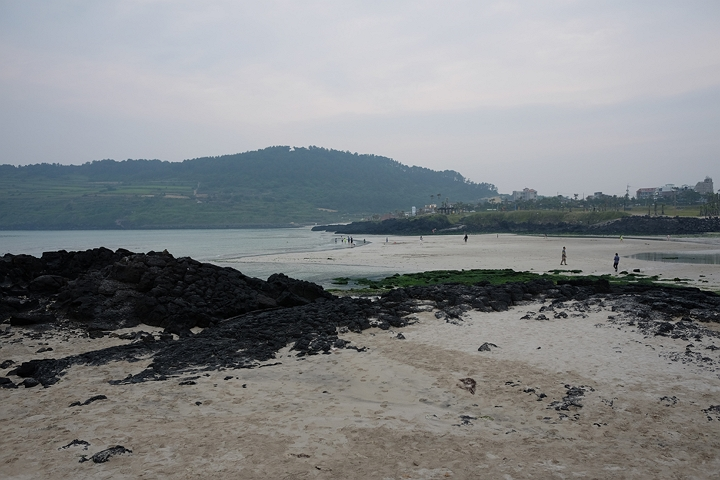
#> input picture 0326/img2.jpg, 720 x 480 px
$ python 0326-4.py
#> lines starting #> are read from the running program, lines starting #| are printed output that depends on the picture; after the words box and inside, x2 and y2 are one past the last pixel; in counts of white or black regions, pixels touching at a corner belong together
import cv2 as cv
import numpy as np
import matplotlib.pyplot as plt
import os

base_dir = os.path.dirname(os.path.abspath(__file__))
# 요구사항: 0326-3의 연장선, img2.jpg와 img3.jpg 사용
img1_path = os.path.join(base_dir, 'img2.jpg')
img2_path = os.path.join(base_dir, 'img3.jpg')

img1 = cv.imread(img1_path)
#> img1 is the input picture: shape (480, 720, 3); mean B, G, R 134.4, 132.3, 129.6
img2 = cv.imread(img2_path)
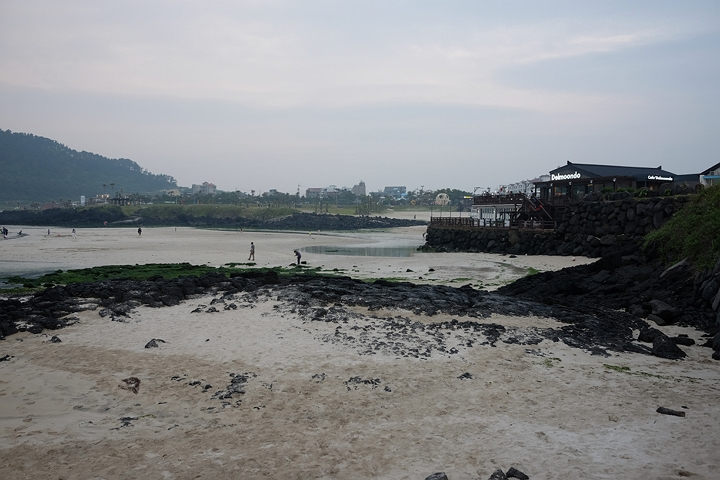
#> input picture 0326/img3.jpg, 720 x 480 px
#> img2 is the input picture: shape (480, 720, 3); mean B, G, R 135, 133.3, 131.4

if img1 is None or img2 is None:
    print("이미지를 불러올 수 없습니다.")
    exit(1)

img1_rgb = cv.cvtColor(img1, cv.COLOR_BGR2RGB)
img2_rgb = cv.cvtColor(img2, cv.COLOR_BGR2RGB)
img1_gray = cv.cvtColor(img1, cv.COLOR_BGR2GRAY)
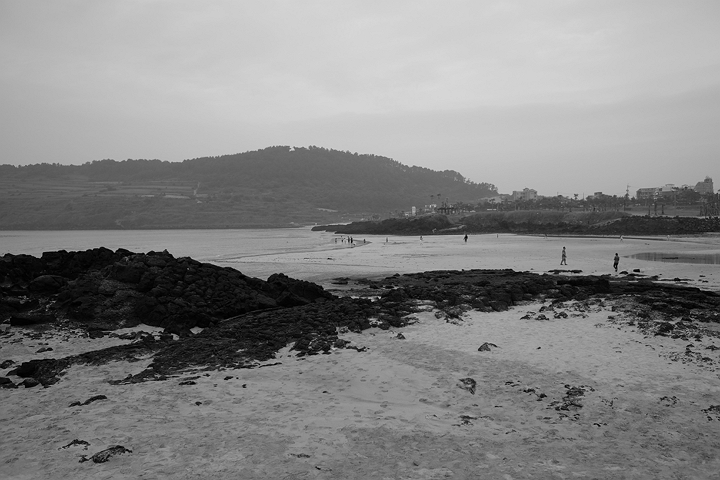
#> img1_gray: shape (480, 720); min 0, max 218, mean 131.7
img2_gray = cv.cvtColor(img2, cv.COLOR_BGR2GRAY)

# SIFT 객체 생성 및 특징점 검출
sift = cv.SIFT_create()
kp1, des1 = sift.detectAndCompute(img1_gray, None)
#> kp1 = 965 keypoints; strongest (x, y, size): (466, 237, 2), (638, 270, 2.3), (635, 270, 1.9), (244, 386, 2.5)
kp2, des2 = sift.detectAndCompute(img2_gray, None)
#> kp2 = 1189 keypoints; strongest (x, y, size): (652, 177, 2.2), (657, 178, 2), (660, 178, 2.2), (408, 270, 2.3)

# BFMatcher 및 knnMatch 적용
bf = cv.BFMatcher(cv.NORM_L2)
matches = bf.knnMatch(des1, des2, k=2)
#> matches = 965 matches

# Ratio Test로 좋은 매칭점 선별
good_matches = []
for m, n in matches:
    if m.distance < 0.7 * n.distance:
        good_matches.append(m)
#> after the loop, good_matches = 248 matches

if len(good_matches) < 4:
    print("충분한 매칭점이 없습니다.")
    exit(1)

# 호모그래피 좌표 계산
src_pts = np.float32([kp1[m.queryIdx].pt for m in good_matches]).reshape(-1, 1, 2)
#> src_pts = 248 rows, first 8: [21.88, 156], [78.33, 162.1], [149.1, 157], [243.9, 385.9], [355.8, 153.5], [368.3, 321.4], [368.6, 242.3], [369.3, 326.5]
dst_pts = np.float32([kp2[m.trainIdx].pt for m in good_matches]).reshape(-1, 1, 2)
#> dst_pts = 248 rows, first 8: [15.82, 128], [110.1, 155.8], [26.64, 131], [125.9, 420.9], [8.28, 131], [15.08, 325.3], [25.08, 234.6], [16.31, 331]

# 파노라마 합성 (음수 좌표 방지를 위해 img2를 img1 좌표계로 변환)
H, mask = cv.findHomography(dst_pts, src_pts, cv.RANSAC, 5.0)
#> H = [[0.471, 0.033, 340], [-0.18, 0.833, 43.97], [-0.000716, -5.36e-05, 1]]; mask = 248 values, max 1 at index 4, min 0 at index 0, mean 0.968

h1, w1 = img1.shape[:2]
#> h1 = 480; w1 = 720
h2, w2 = img2.shape[:2]
#> h2 = 480; w2 = 720

result_w = w1 + w2
#> result_w = 1440
result_h = max(h1, h2)
#> result_h = 480

# 1. 오른쪽 이미지(img2)를 원근 변환
warped_img2 = cv.warpPerspective(img2_rgb, H, (result_w, result_h))

# 2. 왼쪽 이미지(img1)를 배치할 캔버스 생성
warped_img1 = np.zeros((result_h, result_w, 3), dtype=np.uint8)
warped_img1[0:h1, 0:w1] = img1_rgb

# 🌟 심화 경계 지우기 알고리즘 (Distance Transform 기반 Feathering Blending) 🌟
# 단순 평균이 아닌, 사진 중심부에 가까울수록 가중치를 더 주는 그라데이션 방식 도입
mask1_gray = cv.cvtColor(warped_img1, cv.COLOR_RGB2GRAY)
mask2_gray = cv.cvtColor(warped_img2, cv.COLOR_RGB2GRAY)

mask1 = (mask1_gray > 0).astype(np.uint8)
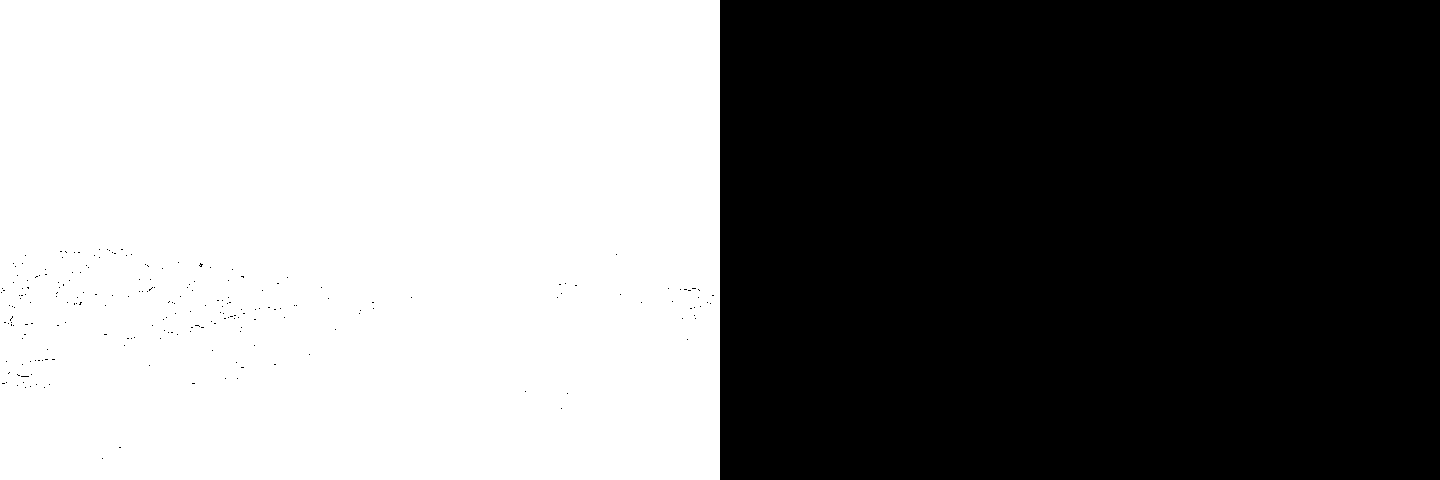
#> mask1: shape (480, 1440); values 0 (black) and 1 (white), 50% white; 1 white region, box (x1, y1, x2, y2) and area: (0, 0, 720, 480) 345276
mask2 = (mask2_gray > 0).astype(np.uint8)
#> mask2: shape (480, 1440); values 0 (black) and 1 (white), 74.5% white; 50 black regions (47 under 20 px), largest, box (x1, y1, x2, y2) and area: (0, 0, 547, 480) 174928, (1425, 0, 1440, 110) 845, (1321, 372, 1342, 377) 31

# 이미지의 가장자리에서부터 안쪽으로 거리를 측정 (경계는 0, 안쪽은 값이 커짐)
dist1 = cv.distanceTransform(mask1, cv.DIST_L2, 5)
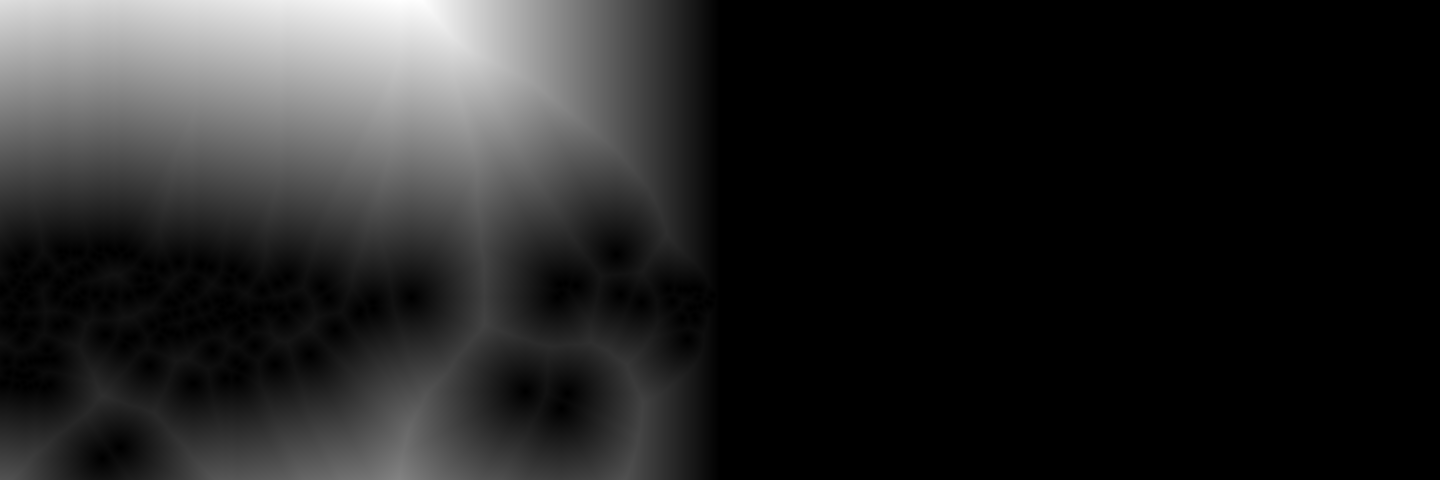
#> dist1: shape (480, 1440) float32; min 0, max 299.2, mean 43; drawn with min black and max white
dist2 = cv.distanceTransform(mask2, cv.DIST_L2, 5)

dist_sum = dist1 + dist2
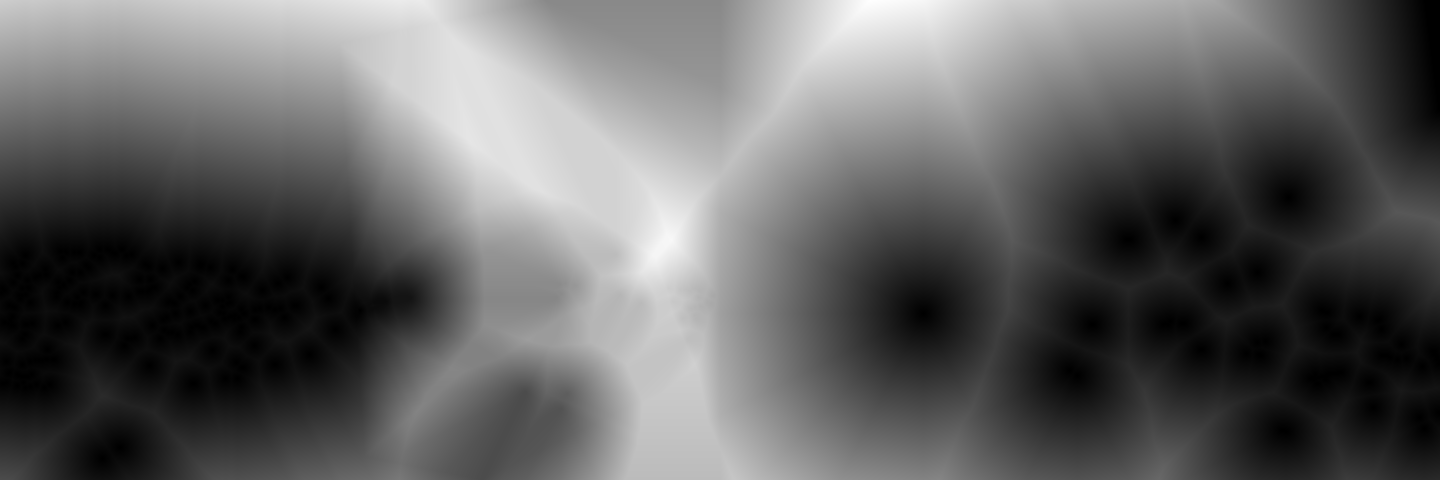
#> dist_sum: shape (480, 1440) float32; min 0, max 323.4, mean 125.7; drawn with min black and max white
dist_sum[dist_sum == 0] = 1e-6 # 0 나누기 방지
#> dist_sum: shape (480, 1440) float32; 0.19% of pixels changed, all inside (x1, y1, x2, y2) = (1, 0, 1440, 459)

# 픽셀마다 투명도(가중치) 비율 맵 생성: 경계에서 서서히 0.0 ~ 1.0으로 변환됨
alpha1 = dist1 / dist_sum
alpha2 = dist2 / dist_sum
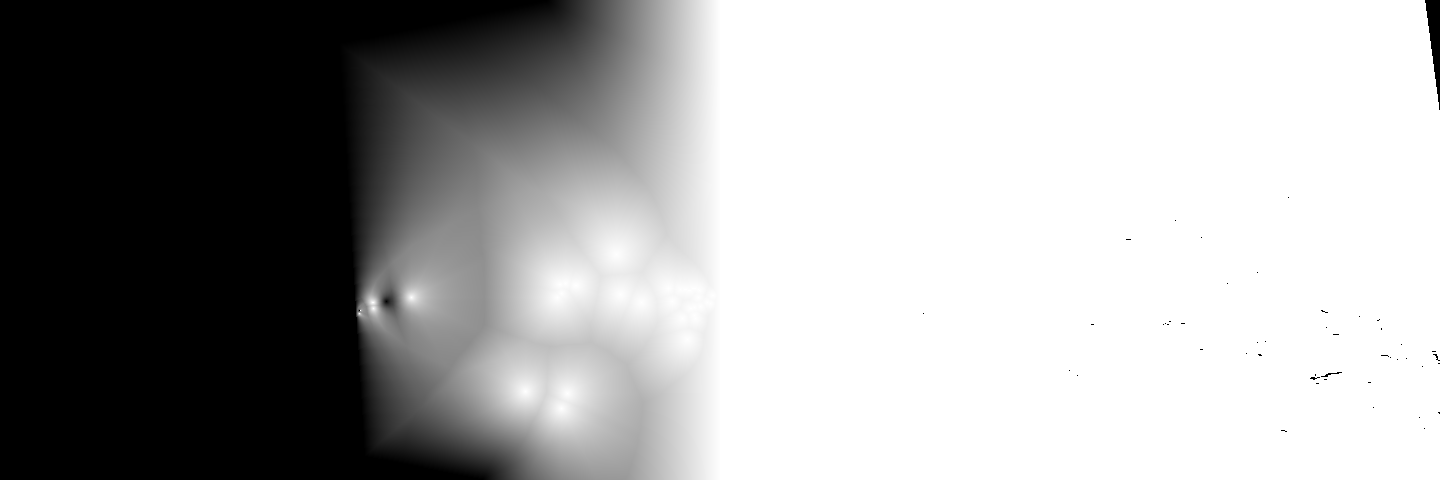
#> alpha2: shape (480, 1440) float32; min 0, max 1, mean 0.641

# 3채널(RGB) 컬러 영상과 곱하기 위해 축 늘리기
alpha1 = cv.merge([alpha1, alpha1, alpha1])
#> alpha1: shape (480, 1440, 3) float32
alpha2 = cv.merge([alpha2, alpha2, alpha2])
#> alpha2: shape (480, 1440, 3) float32

# 최종 점진적 크로스-블렌딩
blended_img = (warped_img1.astype(np.float32) * alpha1 + warped_img2.astype(np.float32) * alpha2).astype(np.uint8)
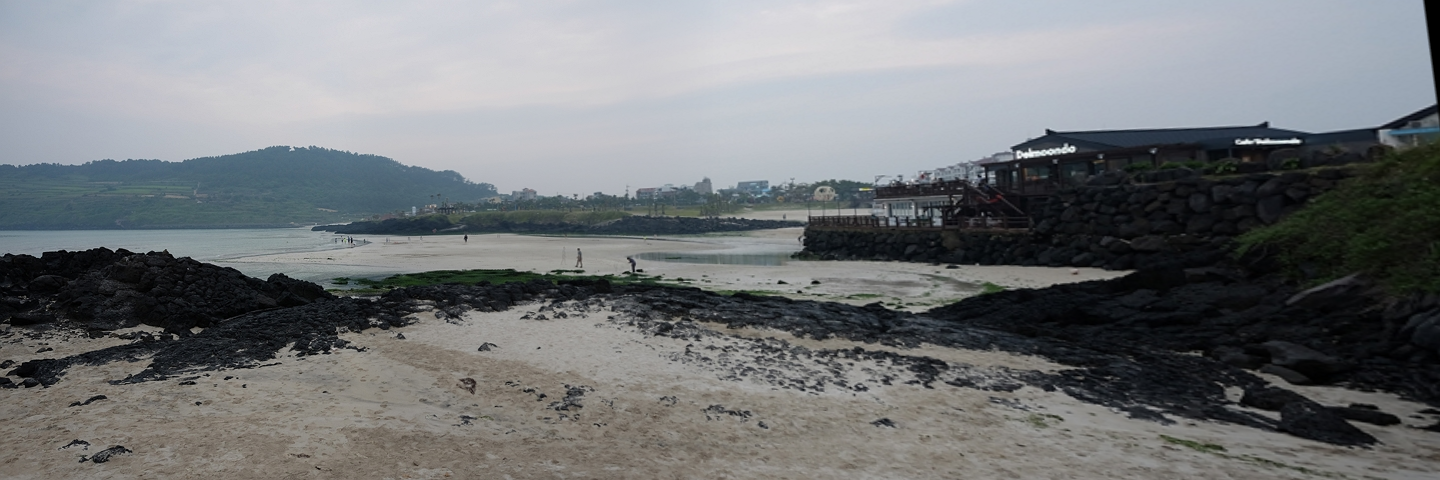
#> blended_img: shape (480, 1440, 3); mean R, G, B 115.7, 118.6, 120.7

# 결과 출력
plt.figure(figsize=(15, 6))

plt.subplot(1, 2, 1)
# 기존과 같은 날카로운 덮어쓰기 결과 (비교용)
sharp_result = warped_img2.copy()
sharp_result[0:h1, 0:w1] = img1_rgb
plt.imshow(sharp_result)
plt.title('Before (Sharp Boundary)')
plt.axis('off')

plt.subplot(1, 2, 2)
# 색상을 평균내어 경계를 없앤 블렌딩 결과
plt.imshow(blended_img)
plt.title('After (Average Blending)')
plt.axis('off')

plt.tight_layout()
plt.savefig(os.path.join(base_dir, '0326-4.png'))
plt.show()
